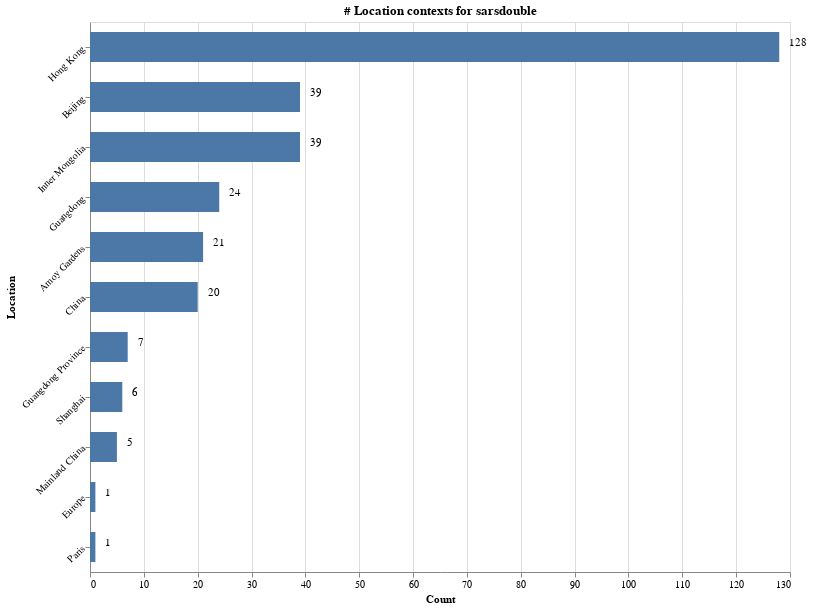
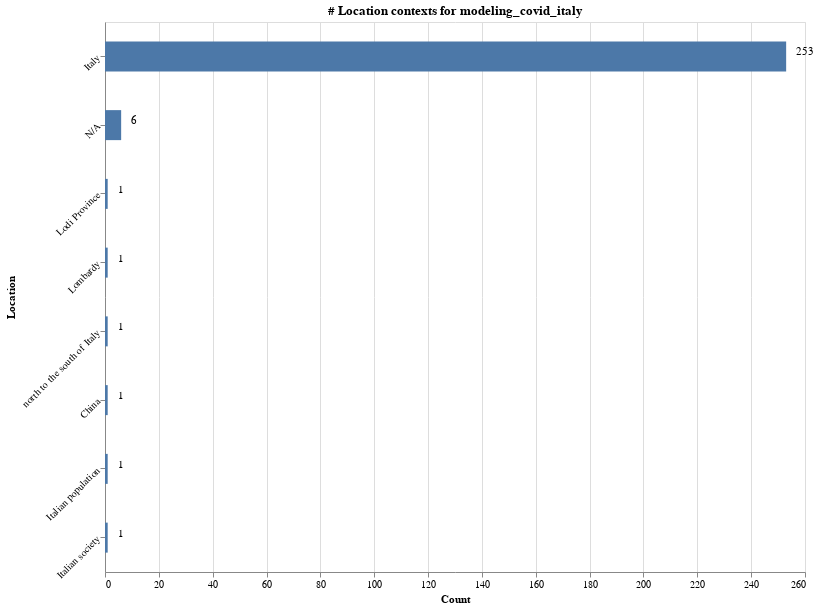
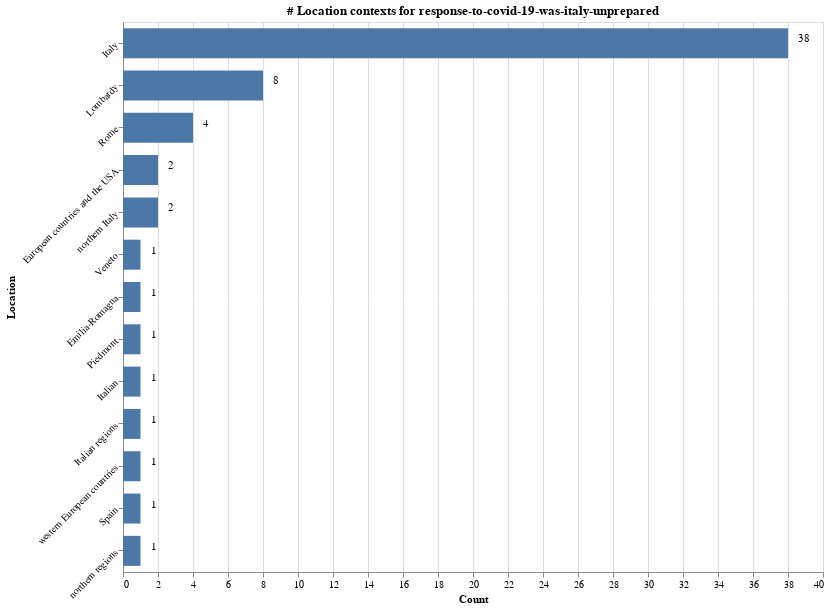

Notebook code for these charts, in order:
### Code cell
import altair as alt
from vega_datasets import data

alt.renderers.enable('colab')
graphs = []
alt.themes.enable('default')
for name in loc_counter.keys():
  this_pdf_locations = loc_counter[name]
  x = list(this_pdf_locations.keys())
  y = list(this_pdf_locations.values())
  df = pd.DataFrame.from_dict(this_pdf_locations, orient="index").reset_index()
  df = df.rename(columns={"index":"Location", 0:"Count"})
  
  bars = alt.Chart(df).mark_bar(size=30).encode(
      y=alt.Y('Location:O', axis=alt.Axis(labelAngle=-45),scale=alt.Scale(zero=False), sort='-x'),
      x=alt.X('Count:Q')
  )

  text = bars.mark_text(
      align='left',
      baseline='bottom', 
      dy = 1,
      dx=10  # Nudges text to right so it doesn't appear on top of the bar
  ).encode(
      text='Count:Q'
  )

  ch = (bars + text).properties(height=550, width=700, title="# Location contexts for %s"%(name))
  
  ch.configure_header(
      titleColor='green',
      titleFontSize=14,
      labelColor='red',
      labelFontSize=14, 
  )
  ch.configure_title(
    fontSize=20,
    font='Courier',
    anchor='start',
    color='gray'
  ).interactive()
  # ch.configure_scale(
  #   bandPaddingOuter=0.3
  # )
  ch.display()

### Figure 1 — Vega-Lite specification as saved in the notebook (floating-point values rounded to 4 significant figures)
{"config": {"view": {"continuousWidth": 400, "continuousHeight": 300}}, "layer": [{"mark": {"type": "bar", "size": 30}, "encoding": {"x": {"field": "Count", "type": "quantitative"}, "y": {"axis": {"labelAngle": -45}, "field": "Location", "scale": {"zero": false}, "sort": "-x", "type": "ordinal"}}}, {"mark": {"type": "text", "align": "left", "baseline": "bottom", "dx": 10, "dy": 1}, "encoding": {"text": {"field": "Count", "type": "quantitative"}, "x": {"field": "Count", "type": "quantitative"}, "y": {"axis": {"labelAngle": -45}, "field": "Location", "scale": {"zero": false}, "sort": "-x", "type": "ordinal"}}}], "data": {"name": "data-f4b5be26408f9f8fdce74fa99af043d4"}, "height": 550, "title": "# Location contexts for sarsdouble", "width": 700, "$schema": "https://vega.github.io/schema/vega-lite/v4.17.0.json", "datasets": {"data-f4b5be26408f9f8fdce74fa99af043d4": [{"Location": "Guangdong", "Count": 24}, {"Location": "China", "Count": 20}, {"Location": "Hong Kong", "Count": 128}, {"Location": "Guangdong Province", "Count": 7}, {"Location": "Mainland China", "Count": 5}, {"Location": "Beijing", "Count": 39}, {"Location": "Shanghai", "Count": 6}, {"Location": "Amoy Gardens", "Count": 21}, {"Location": "Inner Mongolia", "Count": 39}, {"Location": "Europe", "Count": 1}, {"Location": "Paris", "Count": 1}]}}

### Figure 2 — Vega-Lite specification as saved in the notebook (floating-point values rounded to 4 significant figures)
{"config": {"view": {"continuousWidth": 400, "continuousHeight": 300}}, "layer": [{"mark": {"type": "bar", "size": 30}, "encoding": {"x": {"field": "Count", "type": "quantitative"}, "y": {"axis": {"labelAngle": -45}, "field": "Location", "scale": {"zero": false}, "sort": "-x", "type": "ordinal"}}}, {"mark": {"type": "text", "align": "left", "baseline": "bottom", "dx": 10, "dy": 1}, "encoding": {"text": {"field": "Count", "type": "quantitative"}, "x": {"field": "Count", "type": "quantitative"}, "y": {"axis": {"labelAngle": -45}, "field": "Location", "scale": {"zero": false}, "sort": "-x", "type": "ordinal"}}}], "data": {"name": "data-fe12d5e11f49858f3a1e9a76654d1912"}, "height": 550, "title": "# Location contexts for modeling_covid_italy", "width": 700, "$schema": "https://vega.github.io/schema/vega-lite/v4.17.0.json", "datasets": {"data-fe12d5e11f49858f3a1e9a76654d1912": [{"Location": "N/A", "Count": 6}, {"Location": "Italy", "Count": 253}, {"Location": "Lodi Province", "Count": 1}, {"Location": "Lombardy", "Count": 1}, {"Location": "north to the south of Italy", "Count": 1}, {"Location": "China", "Count": 1}, {"Location": "Italian population", "Count": 1}, {"Location": "Italian society", "Count": 1}]}}

### Figure 3 — Vega-Lite specification as saved in the notebook (floating-point values rounded to 4 significant figures)
{"config": {"view": {"continuousWidth": 400, "continuousHeight": 300}}, "layer": [{"mark": {"type": "bar", "size": 30}, "encoding": {"x": {"field": "Count", "type": "quantitative"}, "y": {"axis": {"labelAngle": -45}, "field": "Location", "scale": {"zero": false}, "sort": "-x", "type": "ordinal"}}}, {"mark": {"type": "text", "align": "left", "baseline": "bottom", "dx": 10, "dy": 1}, "encoding": {"text": {"field": "Count", "type": "quantitative"}, "x": {"field": "Count", "type": "quantitative"}, "y": {"axis": {"labelAngle": -45}, "field": "Location", "scale": {"zero": false}, "sort": "-x", "type": "ordinal"}}}], "data": {"name": "data-574a9d0d9a8fd8479c3c329d6e9ab601"}, "height": 550, "title": "# Location contexts for response-to-covid-19-was-italy-unprepared", "width": 700, "$schema": "https://vega.github.io/schema/vega-lite/v4.17.0.json", "datasets": {"data-574a9d0d9a8fd8479c3c329d6e9ab601": [{"Location": "Rome", "Count": 4}, {"Location": "Italy", "Count": 38}, {"Location": "Lombardy", "Count": 8}, {"Location": "Veneto", "Count": 1}, {"Location": "Emilia-Romagna", "Count": 1}, {"Location": "Piedmont", "Count": 1}, {"Location": "Italian", "Count": 1}, {"Location": "European countries and the USA", "Count": 2}, {"Location": "Italian regions", "Count": 1}, {"Location": "western European countries", "Count": 1}, {"Location": "Spain", "Count": 1}, {"Location": "northern Italy", "Count": 2}, {"Location": "northern regions", "Count": 1}]}}
